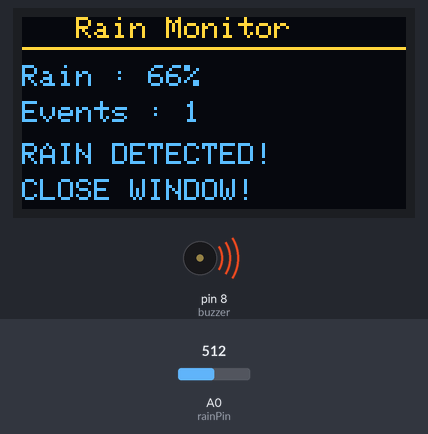
A sketch run on a simulated Arduino Uno, built with avr-gcc and run on an emulated ATmega328P. Shown: 128×64 one-colour display, buzzer (waves = sounding). Inputs (shaded band) come from the test bench; at power-on: A0 (rainPin) = 512. The OLED is the two-colour kind (top 16 rows yellow); what the sketch prints to the serial monitor is not drawn.

Above: at 1.2 s.
1.3 s: A0 (rainPin) set to 856
At 1.9 s:
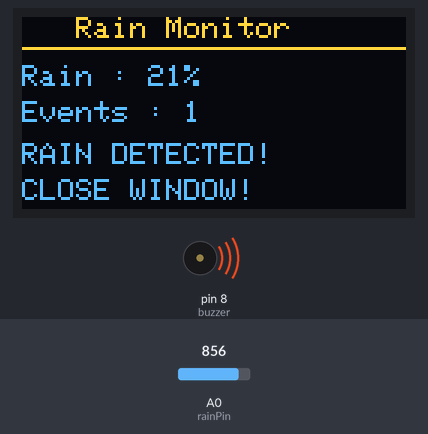
3.1 s: A0 (rainPin) set to 887
At 4.4 s:
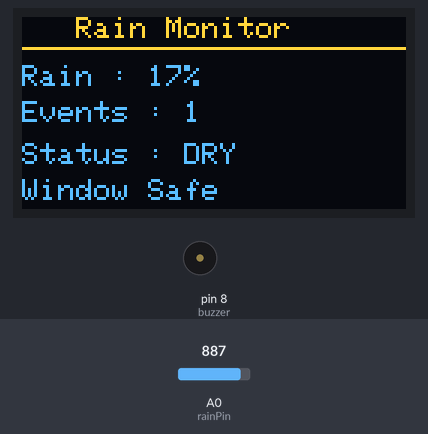
4.7 s: A0 (rainPin) set to 900
At 5.7 s:
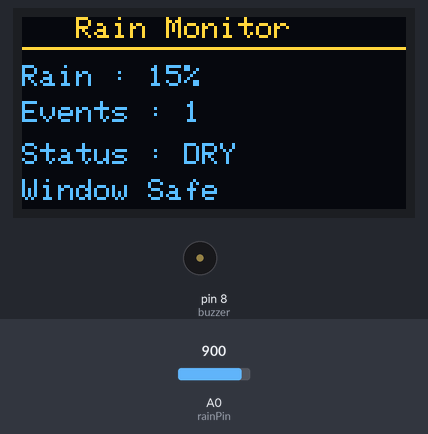
Timing chart, 0 to 7.7 s (numbered marks = the images above; inputs shaded):
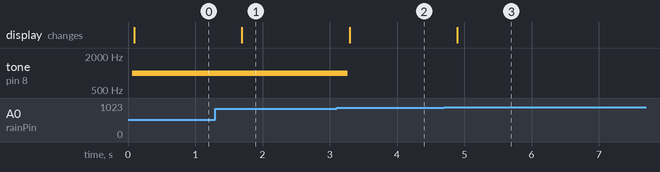

Measured:
- the behaviour switches between 868 and 869 on A0 (rainPin) (found by bisection; images 1 and 2)
- after the input at 1.3 s, the display: changes after 0.39 s (image 1)
- after the input at 3.1 s, tone on pin 8 (buzzer): 1000 Hz → silent after 0.17 s; the display: changes after 0.19 s (image 2)
- after the input at 4.7 s, the display: changes after 0.19 s (image 3)

The sketch:

Automatic_Watering_Decision_System.ino
```cpp
#include <Wire.h>
#include <Adafruit_GFX.h>
#include <Adafruit_SSD1306.h>

#define SCREEN_WIDTH 128
#define SCREEN_HEIGHT 64
#define OLED_RESET -1

Adafruit_SSD1306 display(SCREEN_WIDTH, SCREEN_HEIGHT, &Wire, OLED_RESET);

// Pin Definitions
const int rainPin = A0;
const int buzzer = 8;

// Calibration Values
// Adjust according to your sensor readings
const int dryValue = 1023;
const int wetValue = 250;

// Variables
bool rainDetected = false;
int rainCount = 0;

void setup()
{
  pinMode(buzzer, OUTPUT);
  noTone(buzzer);

  Serial.begin(9600);

  if (!display.begin(SSD1306_SWITCHCAPVCC, 0x3C))
  {
    while (1);
  }

  display.clearDisplay();
  display.display();
}

void loop()
{
  // Read Sensor
  int rainRaw = analogRead(rainPin);

  // Convert to Rain Percentage
  int rainPercent = map(rainRaw, dryValue, wetValue, 0, 100);
  rainPercent = constrain(rainPercent, 0, 100);

  bool isRaining = (rainPercent >= 20);

  // Count Rain Events
  if (isRaining && !rainDetected)
  {
    rainDetected = true;
    rainCount++;
  }

  if (!isRaining)
  {
    rainDetected = false;
  }

  // OLED Display
  display.clearDisplay();
  display.setTextSize(1);
  display.setTextColor(WHITE);

  display.setCursor(18,0);
  display.println("Rain Monitor");

  display.drawLine(0,10,127,10,WHITE);

  display.setCursor(0,16);
  display.print("Rain : ");
  display.print(rainPercent);
  display.println("%");

  display.setCursor(0,28);
  display.print("Events : ");
  display.println(rainCount);

  if (isRaining)
  {
    tone(buzzer, 1000);

    display.setCursor(0,42);
    display.println("RAIN DETECTED!");

    display.setCursor(0,54);
    display.println("CLOSE WINDOW!");
  }
  else
  {
    noTone(buzzer);

    display.setCursor(0,42);
    display.println("Status : DRY");

    display.setCursor(0,54);
    display.println("Window Safe");
  }

  display.display();

  // Serial Monitor
  Serial.print("Rain Raw : ");
  Serial.print(rainRaw);

  Serial.print("   Rain % : ");
  Serial.print(rainPercent);

  Serial.print("   Events : ");
  Serial.println(rainCount);

  delay(500);
}
```
